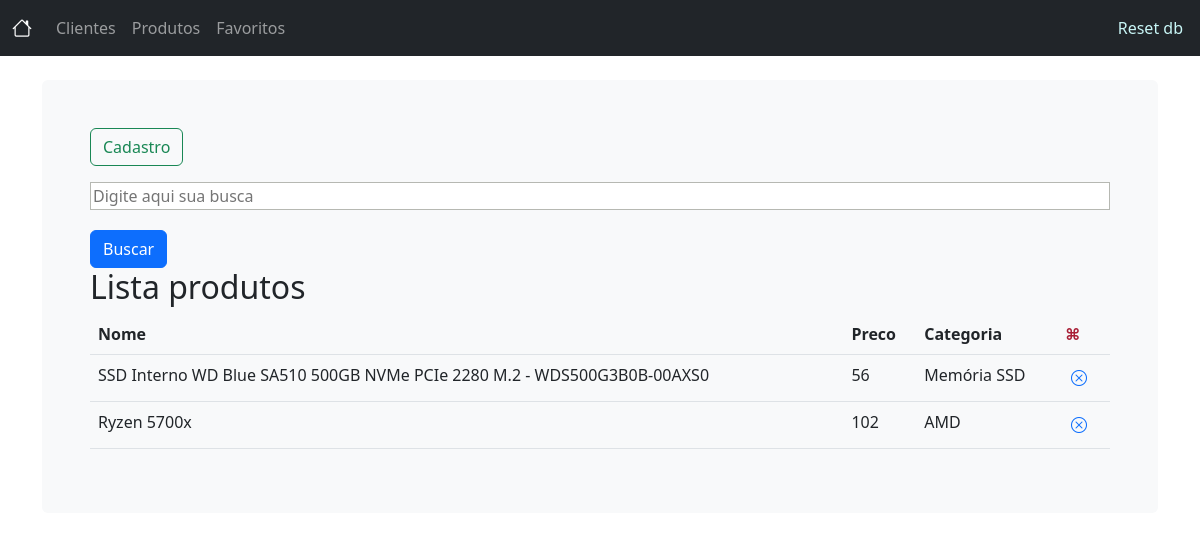
Screenshot of /favoritos/index with the database file from the repository.
### tables this page shows
CREATE TABLE favoritos(
    id integer PRIMARY KEY AUTOINCREMENT NOT NULL,
    cliente_id integer NOT NULL,
    produto_id integer NOT NULL,
    FOREIGN KEY (cliente_id) REFERENCES cliente (id),
    FOREIGN KEY (produto_id) REFERENCES produto (id)
);

CREATE TABLE produto(
    -- chave primaria --
    id integer PRIMARY KEY AUTOINCREMENT NOT NULL,
    nome varchar(60) NOT NULL,
    preco decimal(10,2),
    marca varchar(40),
    added TIMESTAMP NOT NULL DEFAULT CURRENT_TIMESTAMP
);

### app.py (the view)
@app.route("/favoritos/index", methods=["GET"])
def favorito_index():
    favoritoDao = FavoritoDao()
    produtos = favoritoDao.procurarfavoritos()
    return render_template("favoritos.html", produtos=produtos)

### dao.py (called while the page is built)
    def procurarfavoritos(self):
        conn = Database.get_connection()
        resposta = conn.execute("""
        SELECT p.id, nome, preco, marca, f.id FROM produto p INNER JOIN favoritos f on f.produto_id = p.id WHERE f.cliente_id = 1
        """
        )
        resultado = resposta.fetchall()
        resultado = [
            {
                "id": produto[0],
                "nome": produto[1],
                "preco": produto[2],
                "marca": produto[3],
                "favorito": produto[4],
            } for produto in resultado]
        conn.close()
        return resultado

### database.py (called while the page is built)
    @staticmethod
    def get_connection():
        conn = sqlite3.connect('banco.db')
        return conn

### templates/favoritos.html (shortened to what this page needs)
{% extends "layout.html" %}
{% block content %}
<main>
    <ul class="page-nav">
        <li>
            <a class="btn btn-outline-success"
               href="{{ url_for('produto_new') }}">Cadastro</a>
        </li>
    </ul>
<form class="crud p2" action="/produto/busca" method="POST">
    <input type="text" value="" name="busca" placeholder="Digite aqui sua busca">
    <button type="submit" class="btn btn-primary">Buscar</button>
</form>
    <h2>Lista produtos</h2>
    <table class="table table-hover">
        <thead>
            <tr>
                <th>Nome</th>
                <th>Preco</th>
                <th>Categoria</th>
                <th class="actions">⌘</th>
            </tr>
        </thead>
        <tbody>
            {% for produto in produtos %}
            <tr>
                <td>{{produto.nome}}</td>
                <td>{{produto.preco}}</td>
                <td>{{produto.marca}}</td>
                <td class="actions">
                    <a type="button"
                    href="{{ url_for('favoritos_delete', id=produto.favorito) }}">
                    <i onclick="myFunction(this)" class="bi bi-x-circle"> </i> </a></td>
            </tr>
            {% endfor %}
        </tbody>
    </table>
</main>
{% endblock %}

### static/style.css (style rules this page uses)
:root { --item-color: rgb(2, 2, 123); --action-color: rgb(169, 32, 55); }
th.actions { color: var(--action-color); }
td.actions > * { padding: 3px 6px; }
.page-nav { display: flex; gap: 10px; padding: 0; }
.page-nav li { list-style: none; }
.crud { display: grid; grid-template-columns: 1fr; gap: 20px; }
.crud button { justify-self: left; }
.crud input:valid { border: 1px solid #b6b8b2; }

### rows the page displays
favoritos: nome "SSD Interno WD Blue SA510 500GB NVMe PCIe 2280 M.2 - WDS500G3B0B-00AXS0", preco "56", marca "Memória SSD"
favoritos: nome "Ryzen 5700x", preco "102", marca "AMD"
